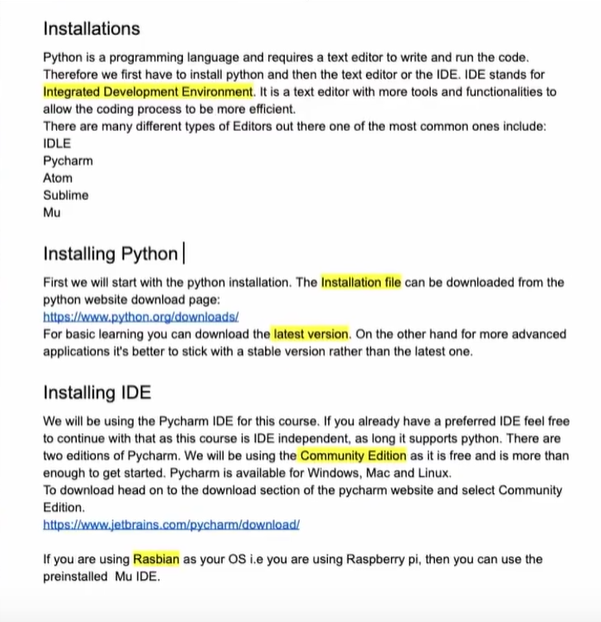
#> input picture Highlighted_text_detection/1.png, 601 x 622 px
$ python highlighted_text_detection.py
#> lines starting #> are read from the running program, lines starting #| are printed output that depends on the picture; after the words box and inside, x2 and y2 are one past the last pixel; in counts of white or black regions, pixels touching at a corner belong together
### Highlighted_text_detection/utlis.py
import cv2
import numpy as np


# 在给定的图像中检测出指定HSV颜色范围内的物体，并返回一个只包含这些颜色的图像
def detectColor(img, hsv):
    # 将图像转换为HSV颜色空间
    imgHSV = cv2.cvtColor(img, cv2.COLOR_BGR2HSV)
    # 根据给定的HSV阈值范围确定掩码的上下界
    upper = np.array([hsv[1], hsv[3], hsv[5]])
    lower = np.array([hsv[0], hsv[2], hsv[4]])
    # 创建掩码，将HSV图像中指定范围内的颜色设为白色，不在的设为黑色
    mask = cv2.inRange(imgHSV, lower, upper)
    # 将原始图像和掩码进行按位与操作,得到只有在指定HSV范围内的颜色的图像
    imgResult = cv2.bitwise_and(img, img, mask=mask)
    return imgResult


# 返回处理后的绘制图像和筛选后的轮廓列表
def getContours(img, imgDraw, cThr=[100, 100], showCanny=False, minArea=1000, filter=0, draw=False):
    imgDraw = imgDraw.copy()
    imgGray = cv2.cvtColor(img, cv2.COLOR_BGR2GRAY)
    imgBlur = cv2.GaussianBlur(imgGray, (5, 5), 1)
    imgCanny = cv2.Canny(imgBlur, cThr[0], cThr[1])
    kernel = np.array((10, 10))

    # kernel指定膨胀时要考虑的邻域,膨胀的次数是1
    imgDial = cv2.dilate(imgCanny, kernel, iterations=1)
    # cv2.MORPH_CLOSE闭运算，用于关闭图像中的小孔或连接对象,图像中只有黑白两种颜色，并且轮廓以白色显示
    imgClose = cv2.morphologyEx(imgDial, cv2.MORPH_CLOSE, kernel)

    if showCanny:
        cv2.imshow('Canny', imgClose)

    # cv2.RETR_EXTERNAL只检测最外层的轮廓；CHAIN_APPROX_SIMPLE表示对轮廓的边界点进行压缩，只保留重要的轮廓点
    # contours: 这是一个列表，其中每个元素都是一个轮廓的点集；hierarchy: 这是轮廓的层级信息，描述了轮廓之间的关系
    contours, hiearchy = cv2.findContours(imgClose, cv2.RETR_EXTERNAL, cv2.CHAIN_APPROX_SIMPLE)
    finalCountours = []
    for i in contours:
        area = cv2.contourArea(i)
        if area > minArea:
            peri = cv2.arcLength(i, True)
            approx = cv2.approxPolyDP(i, 0.02 * peri, True)
            bbox = cv2.boundingRect(approx)
            if filter > 0:
                if len(approx) == filter:
                    finalCountours.append([len(approx), area, approx, bbox, i])
            else:
                finalCountours.append([len(approx), area, approx, bbox, i])
    finalCountours = sorted(finalCountours, key=lambda x: x[1], reverse=True)

    if draw:
        for con in finalCountours:
            x, y, w, h = con[3]
            cv2.rectangle(imgDraw, (x, y), (x + w, y + h), (255, 0, 255), 3)
            cv2.drawContours(imgDraw, con[4], -1, (0, 0, 255), 2)
    return imgDraw, finalCountours


# 从图像中提取感兴趣区域
def getRoi(img, contours):
    roiList = []
    for con in contours:
        x, y, w, h = con[3]
        roiList.append(img[y:y + h, x:x + w])
    return roiList


# 显示感兴趣的区域
def roiDisplay(roiList):
    for x, roi in enumerate(roiList):
        # 调整ROI的大小为原来的两倍
        roi = cv2.resize(roi, (0, 0), None, 2, 2)
        cv2.imshow(str(x), roi)


# 保存文本到CSV文件中
# [41 lines left out: functions saveText, stackImages, not called in this run]

### Highlighted_text_detection/highlighted_text_detection.py
# *表示所有其他函数、类、变量等都将被导入到当前的命名空间中，可以直接使用而不需要通过模块名限定
from utlis import *
import pytesseract

path = '1.png'
hsv = [0, 65, 59, 255, 0, 255]
pytesseract.pytesseract.tesseract_cmd = 'E:\\Tesseract-OCR\\tesseract.exe'


img = cv2.imread(path)
#> img is the input picture: shape (622, 601, 3); mean B, G, R 235, 237.4, 237.2
# 在给定的图像中检测出指定HSV颜色范围内的物体，并返回一个只包含这些颜色的图像
imgResult = detectColor(img, hsv)
#> in detectColor, `imgHSV = cv2.cvtColor(img, cv2.COLOR_BGR2HSV)`: imgHSV: shape (622, 601, 3); mean H, S, V 10.9, 5, 238
#> in detectColor, `mask = cv2.inRange(imgHSV, lower, upper)`:
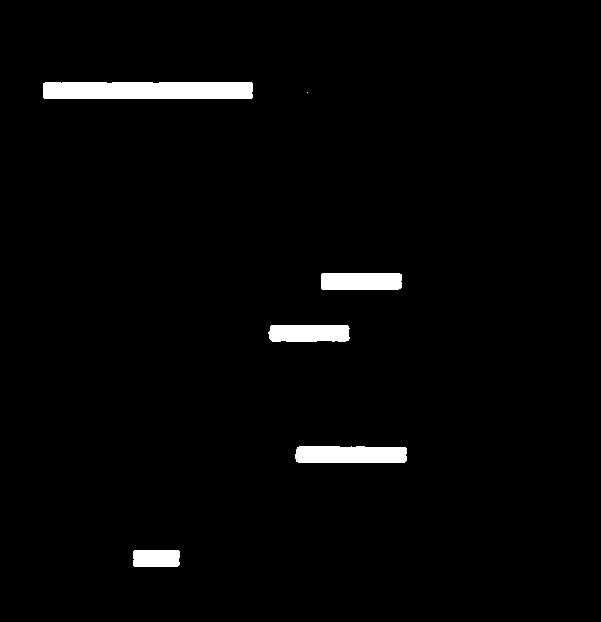
#> mask: shape (622, 601); 2.4% white; 6 white regions (1 under 20 px), largest, box (x1, y1, x2, y2) and area: (43, 82, 253, 99) 3551, (295, 446, 407, 463) 1822, (321, 273, 402, 290) 1368, (268, 325, 350, 342) 1325, (133, 550, 180, 567) 788
#> in detectColor, `imgResult = cv2.bitwise_and(img, img, mask=mask)`:
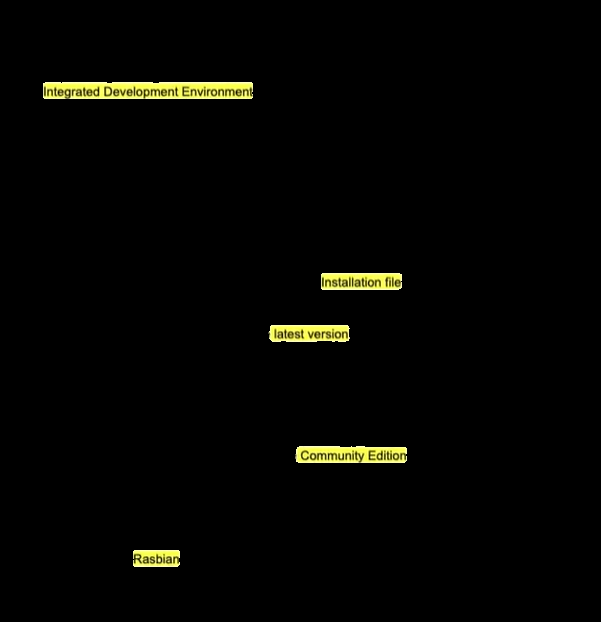
#> imgResult: shape (622, 601, 3); mean B, G, R 2.2, 4.9, 4.9
imgContours, contours = getContours(imgResult, img, showCanny=True,
                                    minArea=1000, filter=4,
                                    cThr=[100, 150], draw=True)
#> in getContours, `imgCanny = cv2.Canny(imgBlur, cThr[0], cThr[1])`: imgCanny: shape (622, 601); 0.82% white in thin lines or dots, all inside (x1, y1, x2, y2) = (42, 81, 408, 568)
#> in getContours, `imgDial = cv2.dilate(imgCanny, kernel, iterations=1)`:
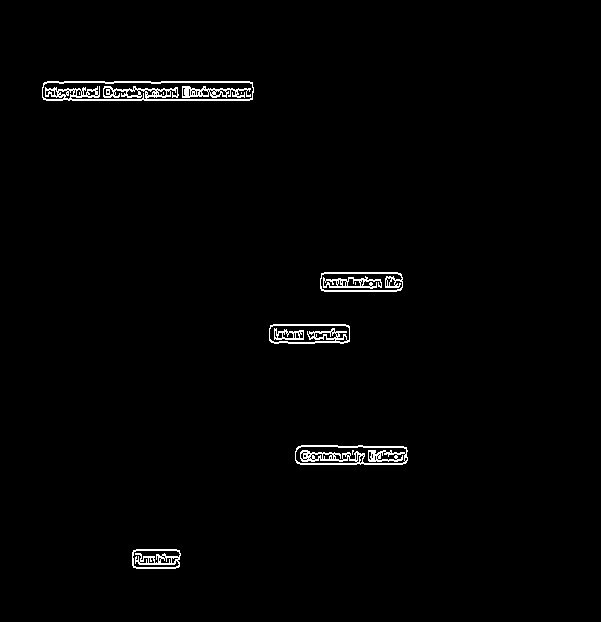
#> imgDial: shape (622, 601); 1.4% white in thin lines or dots, all inside (x1, y1, x2, y2) = (42, 81, 408, 569)
#> in getContours, `imgClose = cv2.morphologyEx(imgDial, cv2.MORPH_CLOSE, kernel)`:
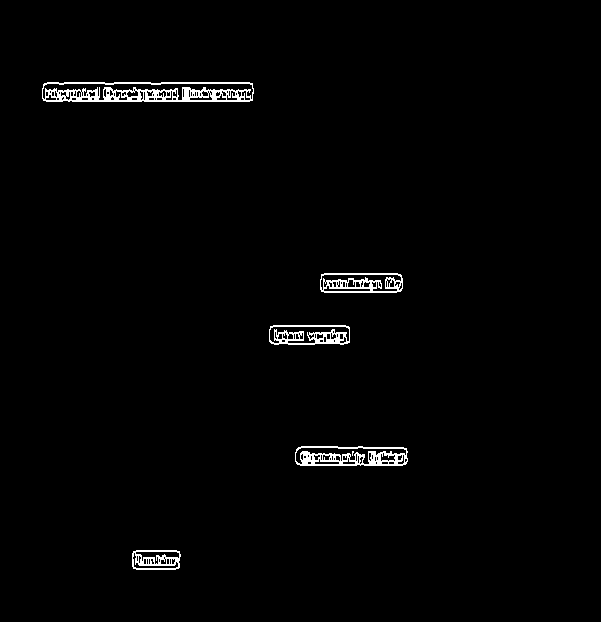
#> imgClose: shape (622, 601); 1.5% white in thin lines or dots, all inside (x1, y1, x2, y2) = (42, 82, 408, 570)
#> in getContours, `contours, hiearchy = cv2.findContours(imgClose, cv2.RETR_EXTERNAL, cv2..`: contours = 5 contours; box (x1, y1, x2, y2) and area: (42, 82, 254, 102) 3944, (295, 446, 408, 466) 2020, (320, 273, 403, 293) 1528, (269, 325, 350, 345) 1462, (132, 550, 181, 570) 878; hiearchy = [[1, -1, -1, -1], [2, 0, -1, -1], [3, 1, -1, -1], [4, 2, -1, -1], [-1, 3, -1, -1]]
#> the loop in getContours, `for i in contours:` made 5 passes
#> (area, peri, approx, bbox) on passes 3, 5: (1462.5, 194.4, [[269, 329], [274, 344], [349, 342], [345, 325]], (269, 325, 81, 20)), (3943.5, 459.7, [[42, 88], [46, 101], [253, 93], [249, 82]], (42, 82, 212, 20))
#> (area, peri, bbox) on passes 2, 4: (2019.5, 257.7, (295, 446, 113, 20)), (1528, 196.1, (320, 273, 83, 20))
#> after the loop in getContours, `for i in contours:`: finalCountours = 2 items
#> the loop in getContours, `for con in finalCountours:` made 2 passes
#> (x, y, w, h) on passes 1 to 2: (42, 82, 212, 20), (269, 325, 81, 20)
#> after the loop in getContours, `for con in finalCountours:`:
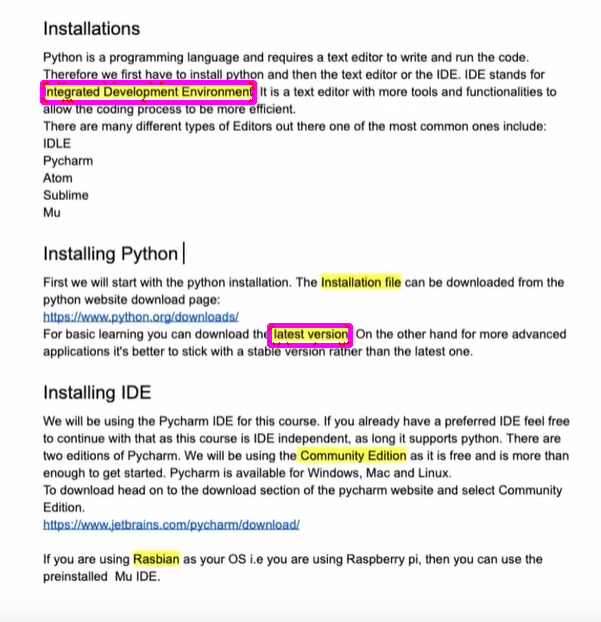
#> imgDraw: shape (622, 601, 3); 0.89% of pixels changed, all inside (x1, y1, x2, y2) = (40, 80, 353, 348)
#> contours = 2 items
cv2.imshow("imgContours", imgContours)
print(len(contours))
#| 2

#### Step 5 ####
roiList = getRoi(img, contours)
#> the loop in getRoi, `for con in contours:` made 2 passes
#> roiList = 2 items
# cv2.imshow("TestCrop",roiList[2])
roiDisplay(roiList)
#> the loop in roiDisplay, `for x, roi in enumerate(roiList):` made 2 passes
#> x on passes 1 to 2: 0, 1
#> pass 1, in roiDisplay, `roi = cv2.resize(roi, (0, 0), None, 2, 2)`:
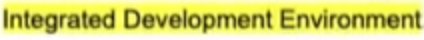
#> roi: shape (40, 424, 3); mean of channels 0, 1, 2 115.1, 215.1, 214.8; drawn as B, G, R
#> pass 2, in roiDisplay, `roi = cv2.resize(roi, (0, 0), None, 2, 2)`:
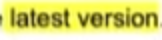
#> roi: shape (40, 162, 3); mean of channels 0, 1, 2 118.5, 217.7, 218.8; drawn as B, G, R

#### Step 6 ####
highlightedText = []
for x, roi in enumerate(roiList):
    # print(pytesseract.image_to_string(roi))
#> (the run stopped early here; a loop or call above may not have finished)
